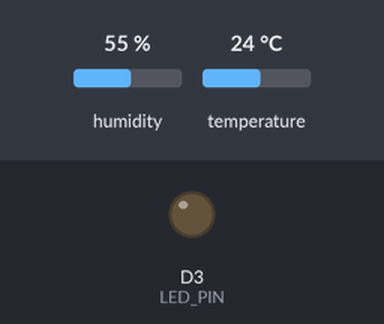
The sketch below on a simulated Arduino MKR. Shown: output pins drawn as LEDs (lit = HIGH). The inputs (shaded band) are chosen by the test bench; at power-on: humidity 55 %, temperature 24 °C. WiFi joins after 1.5 s; servers stay silent unless stated; the Firebase database answers and starts empty; what the sketch prints to the serial monitor is not drawn.

Above: at 1.55 s.
Timing chart, 0 to 4.5 s (numbered marks = the images above):
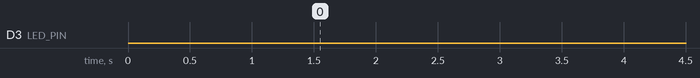

The sketch:

Project_Arduino_Code.ino
```cpp
#include <Firebase_Arduino_WiFiNINA.h>
#include <Arduino.h>
#include <DHT.h>
#include <Servo.h>
#include <ArduinoJson.h>
#include <WiFiNINA.h>

// WiFi credentials
char ssid[] = "TelstraE78C95";
char pass[] = "mnnu9vh7x7";

// Firebase project info
#define FIREBASE_HOST "sit314-aircon-default-rtdb.firebaseio.com"
#define FIREBASE_AUTH "f7mr47MjbkM95HXluVoQaGEIoSa0u8LivmFtG0U0"

// DHT Sensor
#define DHTPIN 2
#define DHTTYPE DHT22
DHT dht(DHTPIN, DHTTYPE);

// LED Control
#define LED_PIN 3

// Firebase object
FirebaseData firebaseData;

// Servo object
// Servo motor;

// Timing and State Variables
unsigned long previousMillisMotor = 0;
unsigned long previousMillisTemp = 0;
unsigned long previousMillisFirebase = 0;

// For fan
// const long motorInterval = 1000;

// For LED
const long motorInterval = 500;

const long tempInterval = 30000;
const long firebaseInterval = 5000;

float temperature = 0;
float minimum = 18.0;
bool fan = false;
bool left = true;

String ID = "Air-Con1";

// Function prototypes
void connectToWiFi();
void connectToFirebase();
float getTelemetry();
void sendTelemetry(float temperature);
void tempProcessing();

void setup() {
    Serial.begin(9600);
    while (!Serial);

    // Pin 9 for the servo motor
    // motor.attach(9);

    // For LED instead
    pinMode(LED_PIN, OUTPUT);
    digitalWrite(LED_PIN, LOW);

    dht.begin();

    connectToWiFi();
    connectToFirebase();
}

void loop() {
    unsigned long currentMillis = millis();

    // Fan logic (highest priority)
    if (currentMillis - previousMillisMotor >= motorInterval) {
        previousMillisMotor = currentMillis;

        //Servo motor code
        // if (fan && left) {
        //     motor.write(180); // Turn motor full speed in one direction
        //     left = false;
        // } else if (fan) {
        //     motor.write(0);   // Turn motor full speed in the other direction
        //     left = true;
        // }

        // LED blink code
        if (fan) {
            // Blink logic
            if (left) {
                digitalWrite(LED_PIN, HIGH);
                left = false;
            } else {
                digitalWrite(LED_PIN, LOW);
                left = true;
            }
        } else {
            // Keep LED off
            digitalWrite(LED_PIN, LOW);
            left = true;
        }
    }

    // This reads changed values for change temp
    if (currentMillis - previousMillisTemp >= tempInterval) {
        previousMillisTemp = currentMillis;
        tempProcessing();
    }

    // Check if Firebase is ready and if it's time to process
    if (currentMillis - previousMillisFirebase >= firebaseInterval) {
        previousMillisFirebase = currentMillis;

        Serial.println("--- Attempting Firebase GET ---");
        float value = getTelemetry();

        if (value > -999.0f)
        {
            if (value != minimum)
            {
                minimum = value;
                Serial.print("New minimum set: ");
                Serial.println(minimum);
                // Re-evaluate fan state
                fan = (temperature > minimum);
            }
        }
    }
}

void connectToWiFi() {
    Serial.print("Connecting to Wi-Fi...");
    WiFi.begin(ssid, pass);

    while (WiFi.status() != WL_CONNECTED) {
        delay(500);
        Serial.print(".");
    }
    Serial.println();
    Serial.println("WiFi connected.");
    Serial.print("IP Address: ");
    Serial.println(WiFi.localIP());
}

void connectToFirebase() {
    Firebase.begin(FIREBASE_HOST, FIREBASE_AUTH, ssid, pass);
    Firebase.reconnectWiFi(true);
    Serial.println("Connected to Firebase.");
}

float getTelemetry() {
    String path = ID + "/change_temperature/temperature";

    // Use getFloat() to retrieve the temperature directly.
    if (Firebase.getFloat(firebaseData, path)) {
      if (firebaseData.dataType() == "float" || firebaseData.dataType() == "int") {
        Serial.print("Received value: ");
        Serial.println(firebaseData.floatData());
        return firebaseData.floatData();
      } else {
         Serial.print("Firebase GET failed due to wrong data type: ");
         Serial.println(firebaseData.dataType());
         return -999.0f;
      }
    } else {
      Serial.print("Firebase GET failed: ");
      Serial.println(firebaseData.errorReason());
    }
    return -999.0f;
}

void sendTelemetry(float currentTemp) {
    // Define the path where we will store the single, most recent JSON object.
    String path = ID + "/current_data";

    // Create a JSON string with the temperature and a server-side timestamp.
    String jsonStr = "{\"temperature\":" + String(currentTemp) + ",\"timestamp\":{\".sv\":\"timestamp\"}}";

    if (Firebase.setJSON(firebaseData, path, jsonStr)) {
    Serial.println("Telemetry sent successfully.");
    } else {
    Serial.print("Failed to send data: ");
    Serial.println(firebaseData.errorReason());
    }
}

void tempProcessing() {
    float currentTemp = dht.readTemperature();

    if (!isnan(currentTemp)) {
        temperature = currentTemp;
        Serial.print("Current Temp: ");
        Serial.println(temperature);

        fan = (temperature > minimum);
        Serial.print("Fan State: ");
        Serial.println(fan ? "ON" : "OFF");

        sendTelemetry(temperature);

    } else {
        Serial.println("Failed to read temperature from DHT sensor.");
    }
}
```

Measured:
- by itself, D3 (LED_PIN): LOW → HIGH at 30.3 s, → LOW 0.50 s later, → HIGH 0.50 s later, → LOW 0.50 s later, … (200 changes in this stretch)
